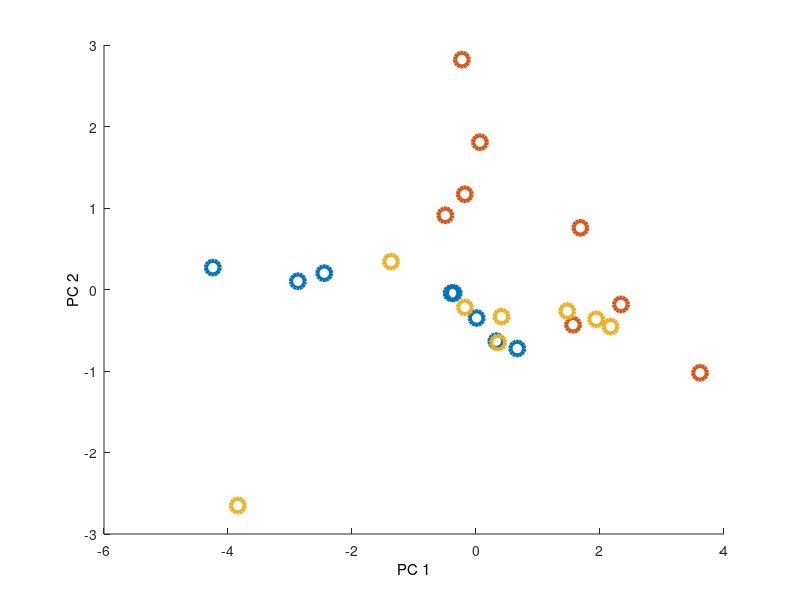

MATLAB code to generate this figure:
close all
clear all
clc
data2 = [0.411569071796,-0.332253492574,2
-3.84190504422,-2.6505205399,2
-0.177918621619,-0.219481279103,2
0.357821836295,-0.651736757258,2
2.16969837028,-0.454884946054,2
-1.37099157871,0.342150611973,2
1.47204529157,-0.265430824879,2
1.93757464511,-0.364843792125,2
];

data1 = [
0.0632194952932,1.80761066696,1
-0.180786876951,1.16908846187,1
1.68334966921,0.756840801972,1
3.61272269573,-1.02271002731,1
-0.495764040953,0.910726215075,1
-0.227830792622,2.81996851992,1
1.56487486219,-0.433344277091,1
2.33754647224,-0.183526067864,1
];

data0 = [
0.327506075416,-0.634107825976,0
-0.395046606739,-0.0444641137815,0
-4.24456722833,0.268279728189,0
-2.44767995717,0.200700432446,0
-0.358777672918,-0.0443407251138,0
-2.87292415213,0.100775372898,0
0.0109664382934,-0.350025474084,0
0.665297648923,-0.72447066819,0
];

figure('Name', 'Image class versus two principal components')


scatter(data0(:,1), data0(:,2),100, 'k+','linewidth',3,'DisplayName','Paper')

hold on
scatter(data1(:,1), data1(:,2),100, 'ro','linewidth',3,'DisplayName','Rock')

hold on
scatter(data2(:,1), data2(:,2),100, 'gx','linewidth',3,'DisplayName','Scissors')
set(get(gca,'XLabel'),'String','PC 1')
set(get(gca,'YLabel'),'String','PC 2')